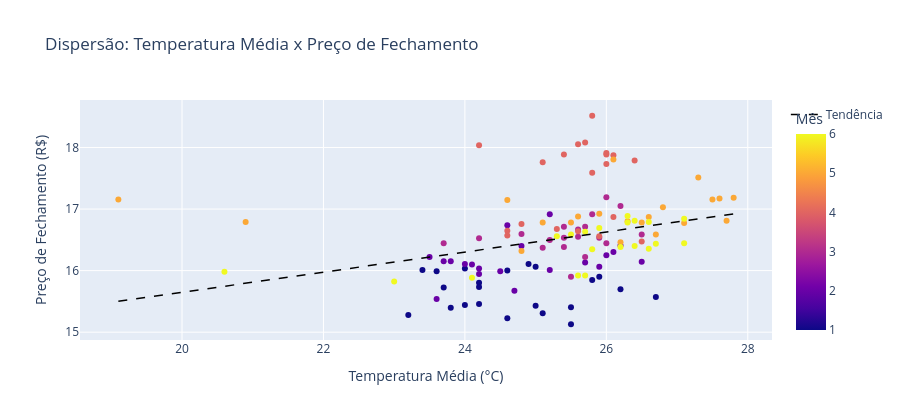

The notebook cell this image was saved under:
### Markdown cell above
### 6.7 Dispersão — Temperatura x Preço

Cada ponto representa um dia. A linha de tendência (calculada via regressão linear com `numpy.polyfit`) confirma visualmente a correlação positiva moderada entre temperatura e preço.

### Code cell
sub = df[['temperatura_media', 'preco_fechamento', 'mes']].dropna()
x, y = sub['temperatura_media'].values, sub['preco_fechamento'].values
m, b = np.polyfit(x, y, 1)
x_linha = np.linspace(x.min(), x.max(), 100)

fig = px.scatter(df, x='temperatura_media', y='preco_fechamento',
                 color='mes', hover_data=['data'],
                 labels={'temperatura_media': 'Temperatura Média (°C)',
                         'preco_fechamento': 'Preço de Fechamento (R$)',
                         'mes': 'Mês'},
                 title='Dispersão: Temperatura Média x Preço de Fechamento')
fig.add_trace(go.Scatter(x=x_linha, y=m*x_linha+b, mode='lines',
                         name='Tendência',
                         line=dict(color='black', width=1.5, dash='dash')))
fig.update_layout(height=420)
fig
